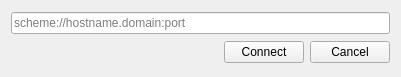
<?xml version="1.0" encoding="UTF-8"?>
<ui version="4.0">
 <class>removeme_2</class>
 <widget class="QWidget">
  <property name="geometry">
   <rect>
    <x>0</x>
    <y>0</y>
    <width>401</width>
    <height>77</height>
   </rect>
  </property>
  <property name="windowTitle">
   <string>Form</string>
  </property>
  <layout class="QVBoxLayout" name="verticalLayout">
   <item>
    <layout class="QHBoxLayout">
     <item>
      <widget class="QLineEdit" name="address">
       <property name="placeholderText">
        <string>scheme://hostname.domain:port</string>
       </property>
      </widget>
     </item>
    </layout>
   </item>
   <item>
    <layout class="QHBoxLayout">
     <item>
      <spacer>
       <property name="orientation">
        <enum>Qt::Horizontal</enum>
       </property>
       <property name="sizeHint" stdset="0">
        <size>
         <width>40</width>
         <height>20</height>
        </size>
       </property>
      </spacer>
     </item>
     <item>
      <widget class="QPushButton" name="connect">
       <property name="text">
        <string>Connect</string>
       </property>
      </widget>
     </item>
     <item>
      <widget class="QPushButton" name="cancel">
       <property name="text">
        <string>Cancel</string>
       </property>
      </widget>
     </item>
    </layout>
   </item>
  </layout>
 </widget>
 <resources/>
 <connections/>
</ui>
